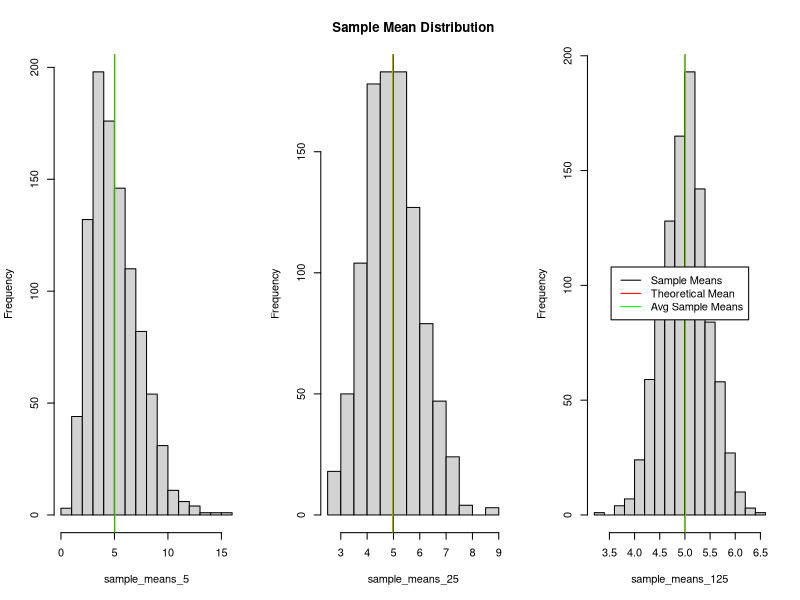
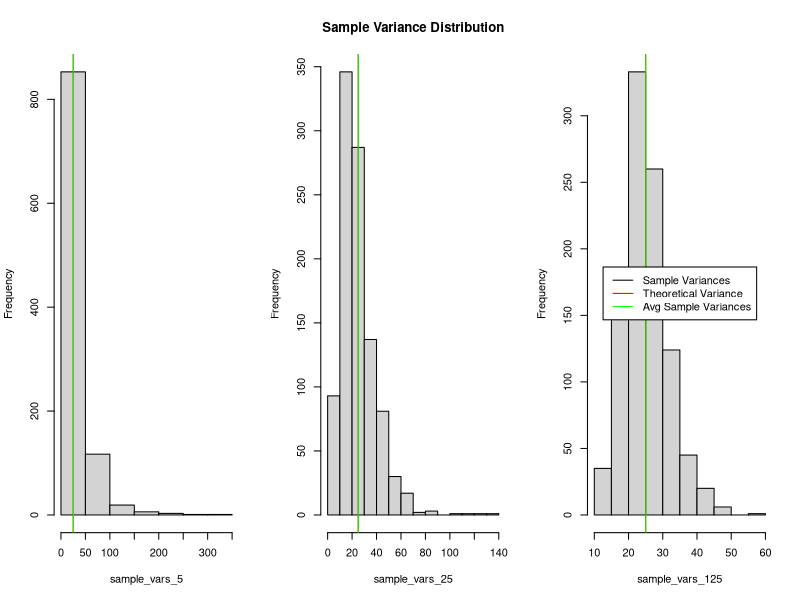
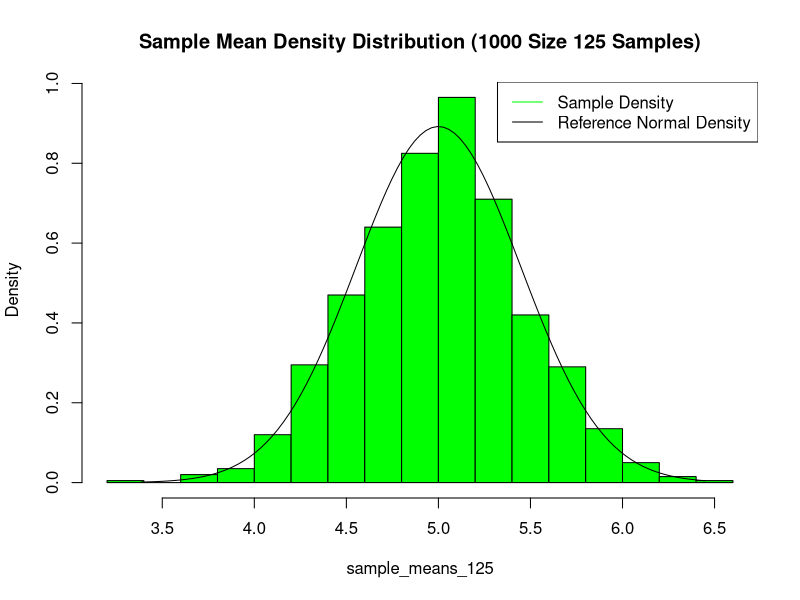
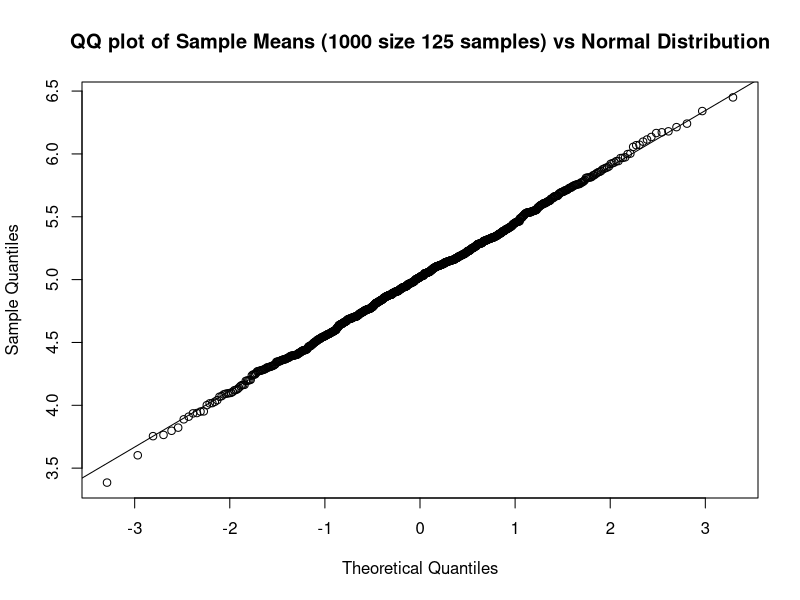

Reproduce these figures in R, in order.
## ---- chunk 1
knitr::opts_chunk$set(echo = TRUE)
## ---- chunk 2
lambda <- 0.2
## ---- chunk 3

n <- 5

# Setting fixed seed first for reproducibility.
set.seed(123)

samples_5 <- matrix(data = rexp(n*1000, rate = lambda), nrow = n, ncol = 1000)

set.seed(321)
samples_25 <- matrix(data = rexp(n^2*1000, rate = lambda), nrow = n^2, ncol = 1000)

set.seed(132)
samples_125 <- matrix(data = rexp(n^3*1000, rate = lambda), nrow = n^3, ncol = 1000)
## ---- chunk 4

sample_means_5 <- apply(samples_5, 2, mean)
sample_vars_5 <- apply(samples_5, 2, var)

sample_means_25 <- apply(samples_25, 2, mean)
sample_vars_25 <- apply(samples_25, 2, var)

sample_means_125 <- apply(samples_125, 2, mean)
sample_vars_125 <- apply(samples_125, 2, var)
## ---- chunk 5
mean_t <- 1/lambda
var_t <- 1/lambda^2
## ---- chunk 6
par(mfrow = c(1,3))
hist(sample_means_5, main = '')
abline(v = mean_t, col = 'red')
mean_5 <- mean(sample_means_5)
abline(v = mean_5, col = 'green')

hist(sample_means_25, main = 'Sample Mean Distribution')
abline(v = mean_t, col = 'red')
mean_25 <- mean(sample_means_25)
abline(v = mean_25, col = 'green')

hist(sample_means_125, main = '')
abline(v = mean_t, col = 'red')
mean_125 <- mean(sample_means_125)
abline(v = mean_125, col = 'green')
legend('center', c('Sample Means', 'Theoretical Mean', 'Avg Sample Means'), lty = c(1,1,1), col = c('black', 'red', 'green'), bg = 'white')
## ---- chunk 7
par(mfrow = c(1,3))
hist(sample_vars_5, main = '')
abline(v = var_t, col = 'red')
var_5 <- mean(sample_vars_5)
abline(v = var_5, col = 'green')

hist(sample_vars_25, main = 'Sample Variance Distribution')
abline(v = var_t, col = 'red')
var_25 <- mean(sample_vars_25)
abline(v = var_25, col = 'green')

hist(sample_vars_125, main = '')
abline(v = var_t, col = 'red')
var_125 <- mean(sample_vars_125)
abline(v = var_125, col = 'green')
legend('center', c('Sample Variances', 'Theoretical Variance', 'Avg Sample Variances'), lty = c(1,1,1), col = c('black', 'red', 'green'), bg = 'white')
## ---- chunk 8
# creating reference normal distribution
x = seq(from = min(sample_means_125), to = max(sample_means_125), length.out = 100)
ref_means = dnorm(x, mean = mean_t, sd = sqrt(var_t/125))

par(mfrow = c(1, 1))

hist(sample_means_125, breaks = 20, prob = TRUE, main = 'Sample Mean Density Distribution (1000 Size 125 Samples)', col = 'green')
lines(x, ref_means)
legend('topright', c('Sample Density', 'Reference Normal Density'), lty = c(1, 1), col = c('green', 'black'))

## ---- chunk 9
qqnorm(sample_means_125, main = 'QQ plot of Sample Means (1000 size 125 samples) vs Normal Distribution')
qqline(sample_means_125)
